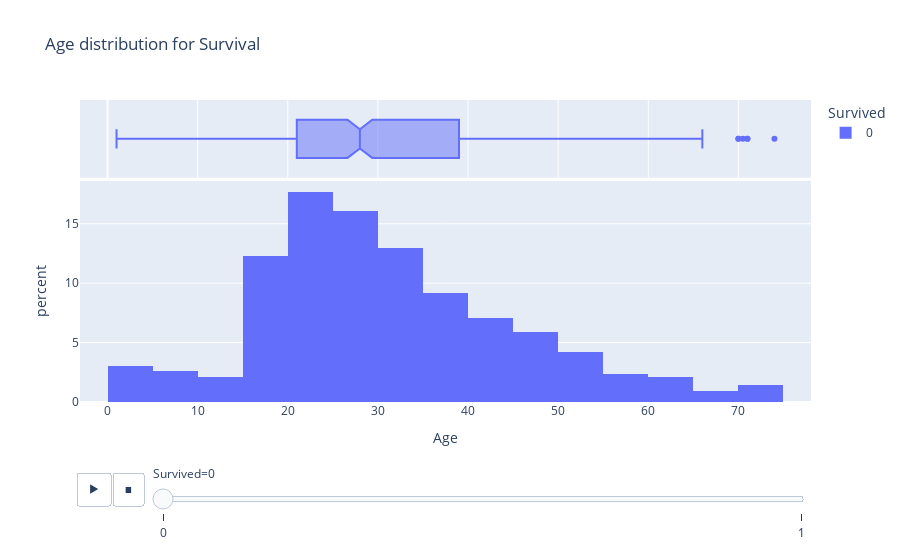

The cell this chart's notebook holds for it:
### Code cell
px.histogram(df, x='Age', color='Survived', animation_frame ='Survived', 
             marginal = 'box', nbins = 25, histnorm='percent',
            title='Age distribution for Survival' )

### Figure 1 — Plotly figure (JSON) as saved in the notebook; plotly's stock layout.template omitted (floating-point values rounded to 4 significant figures; data arrays with more than 128 entries replaced by an {"elided": "..."} marker saying what was removed)
{"data": [{"alignmentgroup": "True", "bingroup": "x", "histnorm": "percent", "hovertemplate": "Survived=0<br>Age=%{x}<br>percent=%{y}<extra></extra>", "legendgroup": "0", "marker": {"color": "#636efa", "pattern": {"shape": ""}}, "name": "0", "nbinsx": 25, "offsetgroup": "0", "orientation": "v", "showlegend": true, "type": "histogram", "x": {"elided": "549 float values"}, "xaxis": "x", "yaxis": "y"}, {"alignmentgroup": "True", "hovertemplate": "Survived=0<br>Age=%{x}<extra></extra>", "legendgroup": "0", "marker": {"color": "#636efa"}, "name": "0", "notched": true, "offsetgroup": "0", "showlegend": false, "type": "box", "x": {"elided": "549 float values"}, "xaxis": "x2", "yaxis": "y2"}], "layout": {"autosize": true, "barmode": "relative", "legend": {"title": {"text": "Survived"}, "tracegroupgap": 0}, "sliders": [{"active": 0, "currentvalue": {"prefix": "Survived="}, "len": 0.9, "pad": {"b": 10, "t": 60}, "steps": [{"args": [["0"], {"frame": {"duration": 0, "redraw": true}, "fromcurrent": true, "mode": "immediate", "transition": {"duration": 0, "easing": "linear"}}], "label": "0", "method": "animate"}, {"args": [["1"], {"frame": {"duration": 0, "redraw": true}, "fromcurrent": true, "mode": "immediate", "transition": {"duration": 0, "easing": "linear"}}], "label": "1", "method": "animate"}], "x": 0.1, "xanchor": "left", "y": 0, "yanchor": "top"}], "title": {"text": "Age distribution for Survival"}, "updatemenus": [{"buttons": [{"args": [null, {"frame": {"duration": 500, "redraw": true}, "fromcurrent": true, "mode": "immediate", "transition": {"duration": 500, "easing": "linear"}}], "label": "&#9654;", "method": "animate"}, {"args": [[null], {"frame": {"duration": 0, "redraw": true}, "fromcurrent": true, "mode": "immediate", "transition": {"duration": 0, "easing": "linear"}}], "label": "&#9724;", "method": "animate"}], "direction": "left", "pad": {"r": 10, "t": 70}, "showactive": false, "type": "buttons", "x": 0.1, "xanchor": "right", "y": 0, "yanchor": "top"}], "xaxis": {"anchor": "y", "autorange": true, "domain": [0, 1], "range": [-3.056, 78.06], "title": {"text": "Age"}, "type": "linear"}, "xaxis2": {"anchor": "y2", "autorange": true, "domain": [0, 1], "matches": "x", "range": [-3.056, 78.06], "showgrid": true, "showticklabels": false, "type": "linear"}, "yaxis": {"anchor": "x", "autorange": true, "domain": [0, 0.7326], "range": [0, 18.62], "title": {"text": "percent"}}, "yaxis2": {"anchor": "x2", "autorange": true, "domain": [0.7426, 1], "matches": "y2", "range": [-0.5, 0.5], "showgrid": false, "showline": false, "showticklabels": false, "ticks": "", "type": "category"}}}
